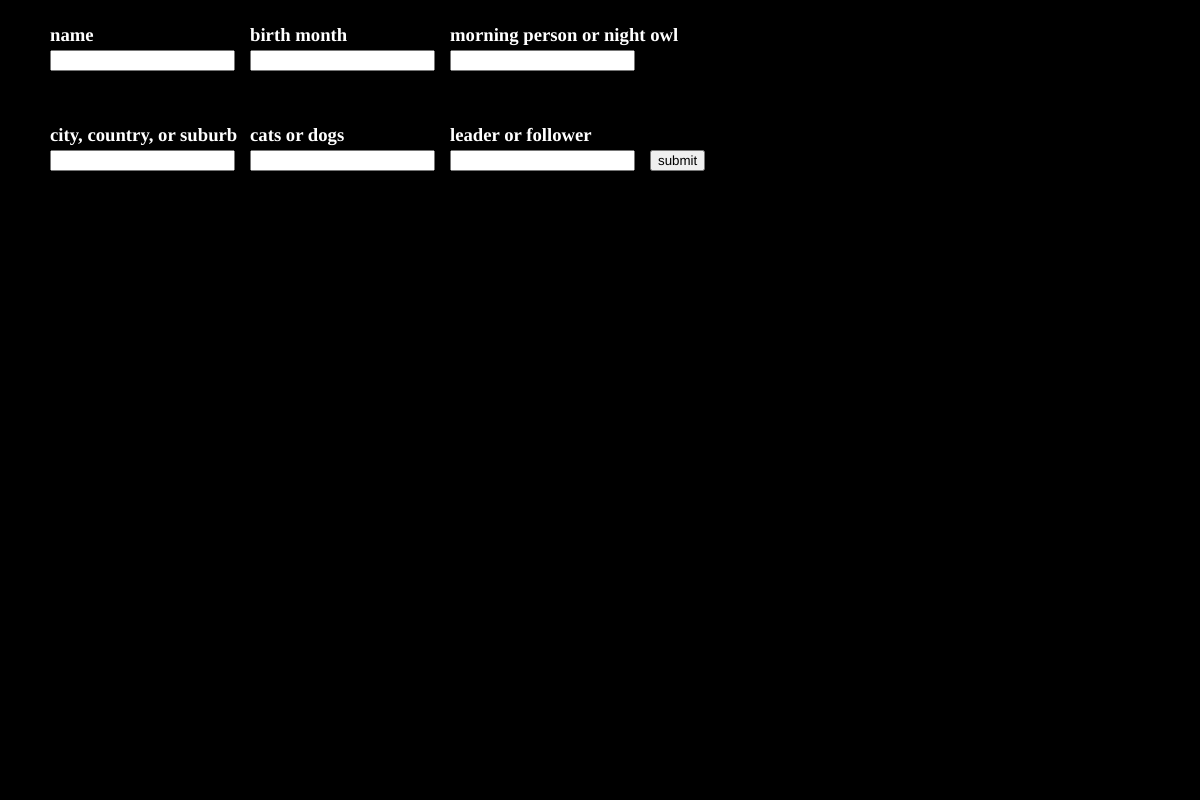
Frame 1 (no input)
Frame 60 (no input): identical to frame 1, image omitted
Frame 120 (the mouse pressed at the canvas centre since frame 60): identical to frame 1, image omitted

The p5.js sketch that drew this single still picture (run headless with seeded random() and noise() and a simulated clock; from frame 60 on, the mouse is pressed at the canvas centre):

// p5.js sketch
// ── sketch.js
let name, month, day, live, pet, lead;

let nInput, mInput, dInput,lInput, pInput, leaderInput;

let submit;

let winterP1 = '#2be7d9';
let winterP2 = '#2e34da';

let winterB1 = '#1ca7fc';
let winterB2 = '#166ffb';

let springY1 = '#fffb37';
let springY2 = '#ae15ff';

let springO1 = '#ffac06';
let springO2 = '#62f962';

let summerB1 = '#4ef9c6';
let summerB2 = '#ff4e4e';

let summerR1 = '#fbff52';
let summerR2 = '#0098ff';

let fallR1 = '#feb313';
let fallR2 = '#be25f4';

let fallP1 = '#ff3911';
let fallP2 = '#760cd8';

let seasonColor, dayColor, leadColor1, leadColor2;

let space;

nameleftTop=new Array();
nameleftBottom=new Array();
namerightTop=new Array();
namerightBottom=new Array();

let bg = [];

function setup() {
  createCanvas(1200, 800);
    
    background(0);
    
    name = createElement('h3', 'name');
    name.position(50, 5);
    name.style('color', 'white');
    
    nInput = createInput();
    nInput.position(50, 50);
    
    name = createElement('h3', 'birth month');
    name.position(250, 5);
    name.style('color', 'white');
   
    mInput = createInput();
    mInput.position(250, 50);
    
    name = createElement('h3', 'morning person or night owl');
    name.position(450, 5);
    name.style('color', 'white');
    
    dInput = createInput();
    dInput.position(450, 50);
    
    live = createElement('h3', 'city, country, or suburb');
    live.position(50, 105);
    live.style('color', 'white');
    
    lInput = createInput();
    lInput.position(50, 150);
    
    pet = createElement('h3', 'cats or dogs');
    pet.position(250, 105);
    pet.style('color', 'white');
    
    pInput = createInput();
    pInput.position(250, 150);
	
	lead=createElement('h3', 'leader or follower');
	lead.position(450, 105);
	lead.style('color', 'white');
	
	leaderInput=createInput();
	leaderInput.position(450,150)
    
    submit = createButton('submit');
    submit.position(650, 150);
    submit.mousePressed(show);
}

function draw() {
    
}

// shows results when 'submit' is pressed
function show() {
    console.log('submit');
    
    let season = mInput.value();
    
    let moodtime = dInput.value();
    
    if (season=="september" || season=="october" || season=="november") {
        //background(hexWithAlpha('#ff3911'));
        
        seasonColor = "#DC7700";
    }
    if (season=="december" || season=="january" || season=="february") {
        //background(hexWithAlpha('#745cfb'));
        
        seasonColor = "#FFFE00";
    }
    if (season=="march" || season=="april" || season=="may") {
        //background(hexWithAlpha('#ae15ff'));
        
        seasonColor = "#EF1DE0";
    }
    if (season=="june" || season=="july" || season=="august") {
        //background(hexWithAlpha('#ff4e4e'));
        
        seasonColor = "#72F2E6";
    }
    proximity();
    scales();
	leader();
	mood();
	nameshape();
}
function leader(){
	let lead=leaderInput.value();
	if(lead=="follower"){
		leadColor1="#72F2E6";
		leadColor2="#C4B6FC";
	} else if(lead=="leader"){
		leadColor1="#7200EE";
		leadColor2="#1000E3";
	}
}
function nameshape(){
	var name=nInput.value();
	var namecount=name.length;
	var nametwo;
	for (i=1; i<name.length; i++)
		{
			nametwo=nametwo+name.charAt(i);
		}
	nametwo=nametwo+name.charAt(0);
	var half;
	var heighthalf
	var fraction;
	var heightfraction;
	var fractionTimes;
	var heightfractionTimes;
	var rightside;
	var bottomside;
	for(i=0; i<name.length; i++)
		{
			if(name.charAt(i)=='a')
				{
					half=width/2;
					fraction=half/26;
					nameleftTop.push(fraction);
					rightside=width-fraction;
					namerightBottom.push(rightside);
				}
			if(nametwo.charAt(i)=='a')
				{
					heighthalf=height/2;
					heightfraction=heighthalf/26;
					namerightTop.push(heightfraction);
					bottomside=height-heightfraction;
					nameleftBottom.push(bottomside);
				}
			if(name.charAt(i)=='b')
				{
					half=width/2;
					fraction=half/26;
					fractionTimes=fraction*2;
					nameleftTop.push(fractionTimes);
					rightside=width-fractionTimes;
					namerightBottom.push(rightside);
				}
			if(nametwo.charAt(i)=='b')
				{
					heighthalf=height/2;
					heightfraction=heighthalf/26;
					heightfractionTimes=heightfraction*2;
					namerightTop.push(heightfractionTimes);
					bottomside=height-heightfractionTimes;
					nameleftBottom.push(bottomside);
				}
			if(name.charAt(i)=='c')
				{
					half=width/2;
					fraction=half/26;
					fractionTimes=fraction*3;
					nameleftTop.push(fractionTimes);
					rightside=width-fractionTimes;
					namerightBottom.push(rightside);
				}
			if(nametwo.charAt(i)=='c')
				{
					heighthalf=height/2;
					heightfraction=heighthalf/26;
					heightfractionTimes=heightfraction*3;
					namerightTop.push(heightfractionTimes);
					bottomside=height-heightfractionTimes;
					nameleftBottom.push(bottomside);
				}
			if(name.charAt(i)=='d')
				{
					half=width/2;
					fraction=half/26;
					fractionTimes=fraction*4;
					nameleftTop.push(fractionTimes);
					rightside=width-fractionTimes;
					namerightBottom.push(rightside);
				}
			if(nametwo.charAt(i)=='d')
				{
					heighthalf=height/2;
					heightfraction=heighthalf/26;
					heightfractionTimes=heightfraction*4
					namerightTop.push(heightfractionTimes);
					bottomside=height-heightfractionTimes;
					nameleftBottom.push(bottomside);
				}
			if(name.charAt(i)=='e')
				{
					half=width/2;
					fraction=half/26;
					fractionTimes=fraction*5;
					nameleftTop.push(fractionTimes);
					rightside=width-fractionTimes;
					namerightBottom.push(rightside);
				}
			if(nametwo.charAt(i)=='e')
				{
					heighthalf=height/2;
					heightfraction=heighthalf/26;
					heightfractionTimes=heightfraction*5;
					namerightTop.push(heightfractionTimes);
					bottomside=height-heightfractionTimes;
					nameleftBottom.push(bottomside);
				}
			if(name.charAt(i)=='f')
				{
					half=width/2;
					fraction=half/26;
					fractionTimes=fraction*6;
					nameleftTop.push(fractionTimes);
					rightside=width-fractionTimes;
					namerightBottom.push(rightside);
				}
			if(nametwo.charAt(i)=='f')
				{
					heighthalf=height/2;
					heightfraction=heighthalf/26;
					heightfractionTimes=heightfraction*6;
					namerightTop.push(heightfractionTimes);
					bottomside=height-heightfractionTimes;
					nameleftBottom.push(bottomside);
				}
			if(name.charAt(i)=='g')
				{
					half=width/2;
					fraction=half/26;
					fractionTimes=fraction*7;
					nameleftTop.push(fractionTimes);
					rightside=width-fractionTimes;
					namerightBottom.push(rightside);
				}
			if(nametwo.charAt(i)=='g')
				{
					heighthalf=height/2;
					heightfraction=heighthalf/26;
					heightfractionTimes=heightfraction*7;
					namerightTop.push(heightfractionTimes);
					bottomside=height-heightfractionTimes;
					nameleftBottom.push(bottomside);
				}
			if(name.charAt(i)=='h')
				{
					half=width/2;
					fraction=half/26;
					fractionTimes=fraction*8;
					nameleftTop.push(fractionTimes);
					rightside=width-fractionTimes;
					namerightBottom.push(rightside);
				}
			if(nametwo.charAt(i)=='h')
				{
					heighthalf=height/2;
					heightfraction=heighthalf/26;
					heightfractionTimes=heightfraction*8;
					namerightTop.push(heightfractionTimes);
					bottomside=height-heightfractionTimes;
					nameleftBottom.push(bottomside);
				}
			if(name.charAt(i)=='i')
				{
					half=width/2;
					fraction=half/26;
					fractionTimes=fraction*9;
					nameleftTop.push(fractionTimes);
					rightside=width-fractionTimes;
					namerightBottom.push(rightside);
				}
			if(nametwo.charAt(i)=='i')
				{
					heighthalf=height/2;
					heightfraction=heighthalf/26;
					heightfractionTimes=heightfraction*9;
					namerightTop.push(heightfractionTimes);
					bottomside=height-heightfractionTimes;
					nameleftBottom.push(bottomside);
				}
			if(name.charAt(i)=='j')
				{
					half=width/2;
					fraction=half/26;
					fractionTimes=fraction*10;
					nameleftTop.push(fractionTimes);
					rightside=width-fractionTimes;
					namerightBottom.push(rightside);
				}
			if(nametwo.charAt(i)=='j')
				{
					heighthalf=height/2;
					heightfraction=heighthalf/26;
					heightfractionTimes=heightfraction*10;
					namerightTop.push(heightfractionTimes);
					bottomside=height-heightfractionTimes;
					nameleftBottom.push(bottomside);
				}
			if(name.charAt(i)=='k')
				{
					half=width/2;
					fraction=half/26;
					fractionTimes=fraction*11;
					nameleftTop.push(fractionTimes);
					rightside=width-fractionTimes;
					namerightBottom.push(rightside);
				}
			if(nametwo.charAt(i)=='k')
				{
					heighthalf=height/2;
					heightfraction=heighthalf/26;
					heightfractionTimes=heightfraction*11;
					namerightTop.push(heightfractionTimes);
					bottomside=height-heightfractionTimes;
					nameleftBottom.push(bottomside);
				}
			if(name.charAt(i)=='l')
				{
					half=width/2;
					fraction=half/26;
					fractionTimes=fraction*12;
					nameleftTop.push(fractionTimes);
					rightside=width-fractionTimes;
					namerightBottom.push(rightside);
				}
			if(nametwo.charAt(i)=='l')
				{
					heighthalf=height/2;
					heightfraction=heighthalf/26;
					heightfractionTimes=heightfraction*12;
					namerightTop.push(heightfractionTimes);
					bottomside=height-heightfractionTimes;
					nameleftBottom.push(bottomside);
				}
			if(name.charAt(i)=='m')
				{
					half=width/2;
					fraction=half/26;
					fractionTimes=fraction*13;
					nameleftTop.push(fractionTimes);
					rightside=width-fractionTimes;
					namerightBottom.push(rightside);
				}
			if(nametwo.charAt(i)=='m')
				{
					heighthalf=height/2;
					heightfraction=heighthalf/26;
					heightfractionTimes=heightfraction*13;
					namerightTop.push(heightfractionTimes);
					bottomside=height-heightfractionTimes;
					nameleftBottom.push(bottomside);
				}
			if(name.charAt(i)=='n')
				{
					half=width/2;
					fraction=half/26;
					fractionTimes=fraction*14;
					nameleftTop.push(fractionTimes);
					rightside=width-fractionTimes;
					namerightBottom.push(rightside);
				}
			if(nametwo.charAt(i)=='n')
				{
					heighthalf=height/2;
					heightfraction=heighthalf/26;
					heightfractionTimes=heightfraction*14;
					namerightTop.push(heightfractionTimes);
					bottomside=height-heightfractionTimes;
					nameleftBottom.push(bottomside);
				}
			if(name.charAt(i)=='o')
				{
					half=width/2;
					fraction=half/26;
					fractionTimes=fraction*15;
					nameleftTop.push(fractionTimes);
					rightside=width-fractionTimes;
					namerightBottom.push(rightside);
				}
			if(nametwo.charAt(i)=='o')
				{
					heighthalf=height/2;
					heightfraction=heighthalf/26;
					heightfractionTimes=heightfraction*15;
					namerightTop.push(heightfractionTimes);
					bottomside=height-heightfractionTimes;
					nameleftBottom.push(bottomside);
				}
			if(name.charAt(i)=='p')
				{
					half=width/2;
					fraction=half/26;
					fractionTimes=fraction*16;
					nameleftTop.push(fractionTimes);
					rightside=width-fractionTimes;
					namerightBottom.push(rightside);
				}
			if(nametwo.charAt(i)=='p')
				{
					heighthalf=height/2;
					heightfraction=heighthalf/26;
					heightfractionTimes=heightfraction*16;
					namerightTop.push(heightfractionTimes);
					bottomside=height-heightfractionTimes;
					nameleftBottom.push(bottomside);
				}
			if(name.charAt(i)=='q')
				{
					half=width/2;
					fraction=half/26;
					fractionTimes=fraction*17;
					nameleftTop.push(fractionTimes);
					rightside=width-fractionTimes;
					namerightBottom.push(rightside);
				}
			if(nametwo.charAt(i)=='q')
				{
					heighthalf=height/2;
					heightfraction=heighthalf/26;
					heightfractionTimes=heightfraction*17;
					namerightTop.push(heightfractionTimes);
					bottomside=height-heightfractionTimes;
					nameleftBottom.push(bottomside);
				}
			if(name.charAt(i)=='r')
				{
					half=width/2;
					fraction=half/26;
					fractionTimes=fraction*18;
					nameleftTop.push(fractionTimes);
					rightside=width-fractionTimes;
					namerightBottom.push(rightside);
				}
			if(nametwo.charAt(i)=='r')
				{
					heighthalf=height/2;
					heightfraction=heighthalf/26;
					heightfractionTimes=heightfraction*18;
					namerightTop.push(heightfractionTimes);
					bottomside=height-heightfractionTimes;
					nameleftBottom.push(bottomside);
				}
			if(name.charAt(i)=='s')
				{
					half=width/2;
					fraction=half/26;
					fractionTimes=fraction*19;
					nameleftTop.push(fractionTimes);
					rightside=width-fractionTimes;
					namerightBottom.push(rightside);
				}
			if(nametwo.charAt(i)=='s')
				{
					heighthalf=height/2;
					heightfraction=heighthalf/26;
					heightfractionTimes=heightfraction*19;
					namerightTop.push(heightfractionTimes);
					bottomside=height-heightfractionTimes;
					nameleftBottom.push(bottomside);
				}
			if(name.charAt(i)=='t')
				{
					half=width/2;
					fraction=half/26;
					fractionTimes=fraction*20;
					nameleftTop.push(fractionTimes);
					rightside=width-fractionTimes;
					namerightBottom.push(rightside);
				}
			if(nametwo.charAt(i)=='t')
				{
					heighthalf=height/2;
					heightfraction=heighthalf/26;
					heightfractionTimes=heightfraction*20;
					namerightTop.push(heightfractionTimes);
					bottomside=height-heightfractionTimes;
					nameleftBottom.push(bottomside);
				}
			if(name.charAt(i)=='u')
				{
					half=width/2;
					fraction=half/26;
					fractionTimes=fraction*21;
					nameleftTop.push(fractionTimes);
					rightside=width-fractionTimes;
					namerightBottom.push(rightside);
				}
			if(nametwo.charAt(i)=='u')
				{
					heighthalf=height/2;
					heightfraction=heighthalf/26;
					heightfractionTimes=heightfraction*21;
					namerightTop.push(heightfractionTimes);
					bottomside=height-heightfractionTimes;
					nameleftBottom.push(bottomside);
				}
			if(name.charAt(i)=='v')
				{
					half=width/2;
					fraction=half/26;
					fractionTimes=fraction*22;
					nameleftTop.push(fractionTimes);
					rightside=width-fractionTimes;
					namerightBottom.push(rightside);
				}
			if(nametwo.charAt(i)=='v')
				{
					heighthalf=height/2;
					heightfraction=heighthalf/26;
					heightfractionTimes=heightfraction*22;
					namerightTop.push(heightfractionTimes);
					bottomside=height-heightfractionTimes;
					nameleftBottom.push(bottomside);
				}
			if(name.charAt(i)=='w')
				{
					half=width/2;
					fraction=half/26;
					fractionTimes=fraction*23;
					nameleftTop.push(fractionTimes);
					rightside=width-fractionTimes;
					namerightBottom.push(rightside);
				}
			if(nametwo.charAt(i)=='w')
				{
					heighthalf=height/2;
					heightfraction=heighthalf/26;
					heightfractionTimes=heightfraction*23;
					namerightTop.push(heightfractionTimes);
					bottomside=height-heightfractionTimes;
					nameleftBottom.push(bottomside);
				}
			if(name.charAt(i)=='x')
				{
					half=width/2;
					fraction=half/26;
					fractionTimes=fraction*24;
					nameleftTop.push(fractionTimes);
					rightside=width-fractionTimes;
					namerightBottom.push(rightside);
				}
			if(nametwo.charAt(i)=='x')
				{
					heighthalf=height/2;
					heightfraction=heighthalf/26;
					heightfractionTimes=heightfraction*24;
					namerightTop.push(heightfractionTimes);
					bottomside=height-heightfractionTimes;
					nameleftBottom.push(bottomside);
				}
			if(name.charAt(i)=='y')
				{
					half=width/2;
					fraction=half/26;
					fractionTimes=fraction*25;
					nameleftTop.push(fractionTimes);
					rightside=width-fractionTimes;
					namerightBottom.push(rightside);
				}
			if(nametwo.charAt(i)=='y')
				{
					heighthalf=height/2;
					heightfraction=heighthalf/26;
					heightfractionTimes=heightfraction*25;
					namerightTop.push(heightfractionTimes);
					bottomside=height-heightfractionTimes;
					nameleftBottom.push(bottomside);
				}
			if(name.charAt(i)=='z')
				{
					half=width/2;
					fraction=half/26;
					fractionTimes=fraction*26;
					nameleftTop.push(fractionTimes);
					rightside=width-fractionTimes;
					namerightBottom.push(rightside);
				}
			if(nametwo.charAt(i)=='z')
				{
					heighthalf=height/2;
					heightfraction=heighthalf/26;
					heightfractionTimes=heightfraction*26;
					namerightTop.push(heightfractionTimes);
					bottomside=height-heightfractionTimes;
					nameleftBottom.push(bottomside);
				}
		}
	for(var j=0; j<=nameleftTop.length; j++)
		{
			if(j%2==0)
				{
					fill(leadColor2);
				}
			else
			    {
					fill(leadColor1);
			    }
			push();
			polygon(nameleftTop[j],namerightTop[j], dayColor, namecount);
			polygon(namerightBottom[j],namerightTop[j], dayColor, namecount);
			polygon(nameleftTop[j],nameleftBottom[j], dayColor, namecount);
			polygon(namerightBottom[j],nameleftBottom[j], dayColor, namecount);
			pop();
		}
}
function mood() {
    let time = dInput.value();
    
    if (time == "morning person") {
        dayColor = 100;
    } else if (time == "night owl") {
        dayColor = 50;
    }
}

function proximity() {
    let answer = pInput.value();
    
    if (answer == "cats") {
        space = 100;
    } else if (answer == "dogs") {
        space = 25;
    } else if (answer == "both" || answer == "neither") {
        space = 50;
    }
}

function scales() {
    var shapes = lInput.value();
    let point;
    console.log('scales');
    
    stroke(0);
    fill(seasonColor);
    if (shapes == 'city') {
        point = 4;        
        push();
        for (var i = 0; i < width; i+=50) {
            for (var j = 0; j < height+100; j+=space) {
                if (j%100 == 0) {
                    let k = i+50;
                    polygon(k, j, 50, point);
                }
                else {
                    polygon(i, j, 50, point);
                }
            }
        }
        pop();
    }  
    else if (shapes == 'suburb') {
        point = 6;
        
        push();
        for (var i = 0; i < width; i+=50) {
            for (var j = 0; j < height+100; j+=space){
                if (j%100 == 0) {
                    let k = i+50;
                    polygon(k, j, 50, point);
                }
                else {
                    polygon(i, j, 50, point);
                }
            }
        }
        pop();
    } 
    else if (shapes == 'country') {
        push();
        console.log('country');
        for (var i = 0; i < width; i+=100) {
            for (var j = 0; j < height+100; j+=space) {
                if (j%100 == 0) {
                    circle(i+dayColor, j, 50);
                } else {
                    circle(i, j, 50);
                }
            }
        }
        pop();
    }
}

function polygon(x, y, r, p) {
    let angle = TWO_PI/p;
    beginShape();
    for (var i = 0; i < TWO_PI; i+=angle) {
        let sx = x + cos(i)*r;
        let sy = y + sin(i)*r;
        vertex(sx, sy);
    }
    endShape();
}

function circleGrid(x, y) {
    stroke(255);
    noFill();
    circle(x, y, 50);
}


function drawSquare(xCoord, yCoord, size, rotationAngle, from, to) {
	push();
	translate(xCoord, yCoord);
	angleMode(DEGREES);
	rotate(rotationAngle);
	for(var i = 0; i < size; i++) {
        noStroke();
        fill(lerpColor(color(from), color(to), (i/size)));
        rectMode(CORNER);
        rect(i-(size/2), 0-(size/2), 1, size);
    }
	pop();
}

function hexWithAlpha(hex, alpha) {
	var r = parseInt(hex.slice(1, 3), 16),
		g = parseInt(hex.slice(3, 5), 16),
		b = parseInt(hex.slice(5, 7), 16);

	if(alpha) {
		return "rgba(" + r + ", " + g + ", " + b + ", " + alpha + ")";
	} else {
		return "rgb(" + r + ", " + g + ", " + b + ")";
	}
}
